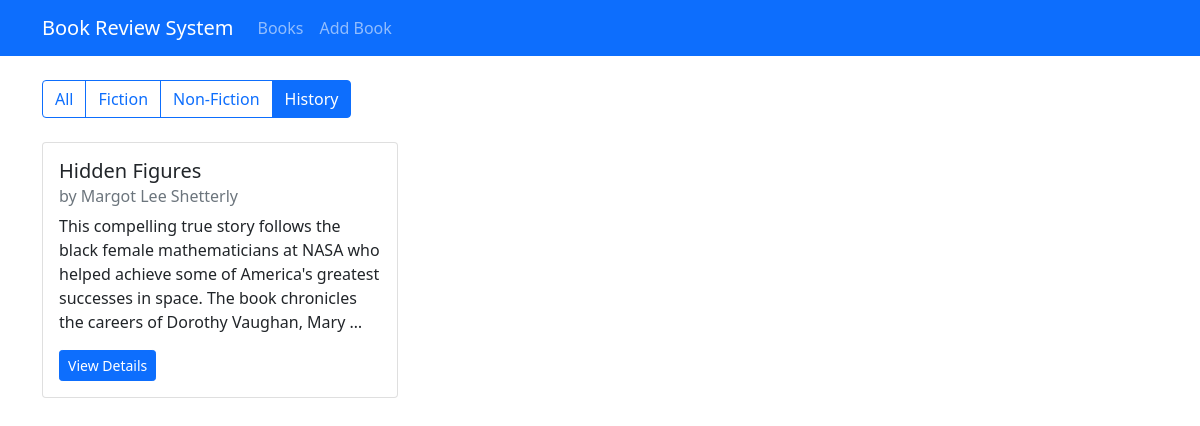
Screenshot of /?genre=history with the database file from the repository.
### book/models.py (models this page shows, shortened)
class Book(models.Model):
    GENRE_CHOICES = [
        ('fiction', 'Fiction'),
        ('non_fiction', 'Non-Fiction'),
        ('science', 'Science'),
        ('technology', 'Technology'),
        ('history', 'History'),
        ('other', 'Other'),
    ]
    title = models.CharField(max_length=200)
    author = models.CharField(max_length=200)
    description = models.TextField()
    genre = models.CharField(max_length=20, choices=GENRE_CHOICES)
    isbn = models.CharField('ISBN', max_length=13, unique=True)
    publication_date = models.DateField()
    average_rating = models.DecimalField(
        max_digits=3,
        decimal_places=2,
        validators=[MinValueValidator(0), MaxValueValidator(5)],
        default=0
    )
    created_at = models.DateTimeField(auto_now_add=True)
    updated_at = models.DateTimeField(auto_now=True)

### book/views.py (the view)
# urls.py: path('', views.book_list, name='book-list'),
def book_list(request):
    genre = request.GET.get('genre')
    if genre:
        books = Book.objects.filter(genre=genre).order_by('-created_at')
    else:
        books = Book.objects.all().order_by('-created_at')
    return render(request, 'book/book_list.html', {'books': books})

### book/templates/book/book_list.html (shortened to what this page needs)
{% extends 'book/base.html' %}
{% block content %}
<div class="row mb-4">
    <div class="col">
        <div class="btn-group">
            <a href="{% url 'book-list' %}" class="btn btn-outline-primary {% if not request.GET.genre %}active{% endif %}">All</a>
            <a href="?genre=fiction" class="btn btn-outline-primary {% if request.GET.genre == 'fiction' %}active{% endif %}">Fiction</a>
            <a href="?genre=non_fiction" class="btn btn-outline-primary {% if request.GET.genre == 'non_fiction' %}active{% endif %}">Non-Fiction</a>
            <a href="?genre=history" class="btn btn-outline-primary {% if request.GET.genre == 'history' %}active{% endif %}">History</a>
        </div>
    </div>
</div>
<div class="row row-cols-1 row-cols-md-3 g-4">
  {% for book in books %}
  <div class="col">
      <div class="card h-100">
          <div class="card-body">
              <h5 class="card-title">{{ book.title }}</h5>
              <h6 class="card-subtitle mb-2 text-muted">by {{ book.author }}</h6>
              <p class="card-text">{{ book.description|truncatewords:30 }}</p>
              <div class="d-flex justify-content-between align-items-center">
                  <a href="{% url 'book-detail' book.pk%}" class="btn btn-sm btn-primary">View Details</a>
              </div>
          </div>
      </div>
  </div>
  {% empty %}
  <div class="col-12">
      <p>No books found.</p>
  </div>
  {% endfor %}
</div>
{% endblock content %}

### rows the page displays
Book: title "Hidden Figures", author "Margot Lee Shetterly", description "This compelling true story follows the black female mathematicians at NASA who helped achieve some of America's greatest successes in space. The book chronicles the careers of Dorothy Vaughan, Mary …"
